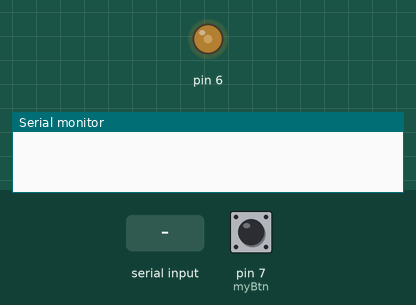
Bench run of a sketch on a simulated Arduino Uno, built with avr-gcc and run on an emulated ATmega328P. On the bench: output pins drawn as LEDs (lit = HIGH), the last lines printed to the serial monitor. The inputs (shaded band) are chosen by the test bench; at power-on: pin 7 (myBtn) HIGH.

Above: at 1.2 s.
1.3 s: pin 7 (myBtn) pulled LOW for 3.2 s
At 5.25 s:
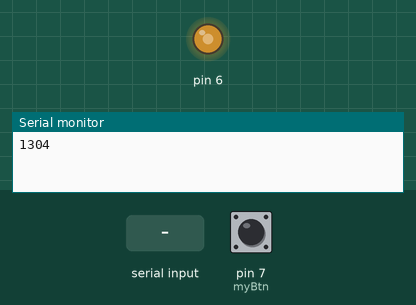
7.5 s: "90,45\n" received over Serial
10.5 s: pin 7 (myBtn) pulled LOW for 0.15 s
At 11.7 s:
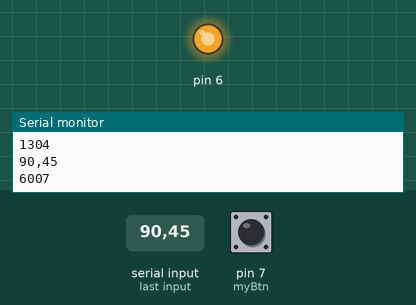
Timing chart, 0 to 19.6 s (numbered marks = the images above; inputs shaded):
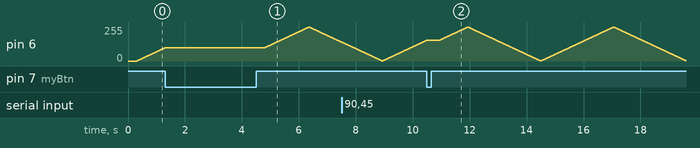

The sketch:

onenet_uno2.ino
```cpp
#include <JC_Button.h>


Button myBtn(7);


void setup() {

  Serial.begin(115200);

  myBtn.begin();
  pinMode(6, OUTPUT);


}


String readString;
int p = 0;
bool pState = true;
unsigned long pressedTime  = 0;
unsigned long releasedTime = 0;
int currentState = true;
int ledState = false;
void loop() {
  myBtn.read();

  if ( myBtn.wasPressed() )  //释放按钮
  {

    releasedTime = millis();
    Serial.println(releasedTime - pressedTime);
    currentState = true;
    if (releasedTime - pressedTime < 300) {//按下的时间小于300 视为短按
      //      if (ledState) {
      //        analogWrite(6, 255);
      //        ledState=false;
      //      } else {
      //        analogWrite(6, 0);
      //        ledState=true;
      //      }

      if (p < 10) {
        analogWrite(6, 255);
        p = 255;
      } else {
        analogWrite(6, 0);
        p = 0;
      }

    }

  }
  if ( myBtn.isPressed() )
  {


  }
  else
  {

    if (currentState) {
      pressedTime = millis();
      currentState = false;
    }

    releasedTime = millis();

    if (releasedTime - pressedTime > 300) {
      analogWrite(6, p);
      delay(10);
      if (p == 0) {
        pState = true;

      }
      if (p == 255) {
        pState = false;

      }
      if (pState) {
        p++;
      } else {
        p--;

      }


    }


  }

  while (Serial.available()) { //返回串口缓冲区中当前剩余的字符个数
    char c = Serial.read(); //读取数据
    readString += c;
    delay(2);
  }

  if (readString.length() > 0) { //串口接收到了数据，可以读取
    Serial.println(readString);
    analogWrite(6, readString.toInt());

    readString = "";
  }


}
```
